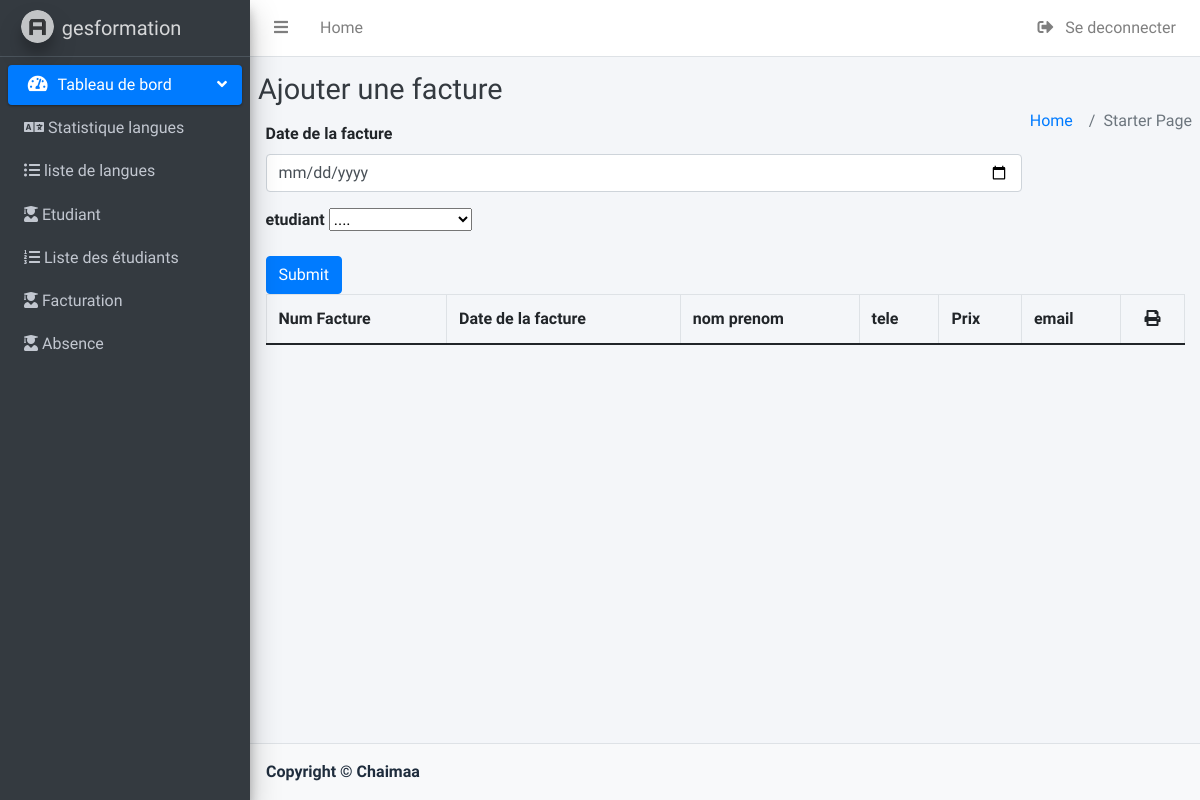
The app's page /facture/create.php (signed in), older data.
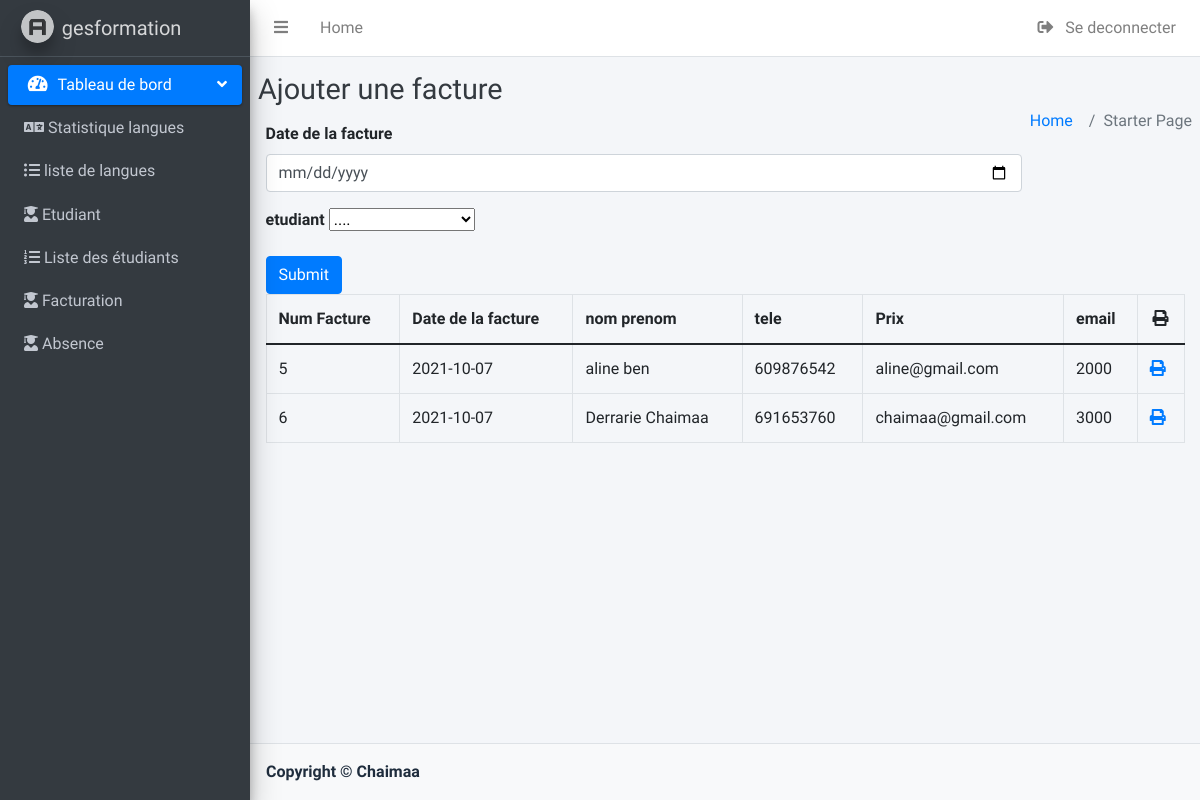
The same page, newer data.
### tables this page shows
CREATE TABLE `etudiant` (
  `id_etudiant` int(11) NOT NULL,
  `nom` varchar(220) NOT NULL,
  `prenom` varchar(220) NOT NULL,
  `adresse` varchar(220) NOT NULL,
  `tel` int(15) NOT NULL,
  `email` varchar(255) NOT NULL,
  `cin` varchar(255) NOT NULL
);

CREATE TABLE `facture` (
  `numero_fact` int(11) NOT NULL,
  `date` date NOT NULL,
  `id_etudiant` int(11) NOT NULL
);

CREATE TABLE `langues` (
  `id` int(11) NOT NULL,
  `nom_lang` varchar(220) NOT NULL,
  `lang_prix` int(11) NOT NULL
);

### facture/create.php (the view, shortened to what this page needs)
<?php
try {
    $cnx = connecter_db();
    $r = $cnx->prepare("select * from etudiant, inscris,langues, facture  where etudiant.id_etudiant=inscris.id_etudiant and inscris.id=langues.id and etudiant.id_etudiant=facture.id_etudiant");
    $r->execute();
    $facture =  $r->fetchAll();
} catch (PDOException $e) {
    echo "Erreur e selection des clients   " . $e->getMessage();
}
?>
<!DOCTYPE html>
<html lang="en">
<head>
    <link href="https://cdn.jsdelivr.net/npm/bootstrap@5.1.0/dist/css/bootstrap.min.css" rel="stylesheet">
    <link rel="stylesheet" href="../plugins/fontawesome-free/css/all.min.css">
    <link rel="stylesheet" href="../plugins/datatables-bs4/css/dataTables.bootstrap4.min.css">
    <link rel="stylesheet" href="../plugins/datatables-responsive/css/responsive.bootstrap4.min.css">
    <link rel="stylesheet" href="https://cdn.datatables.net/buttons/1.7.1/css/buttons.dataTables.min.css">
    <link rel="stylesheet" href="../dist/css/adminlte.min.css">
</head>
<body>
    <div class="wrapper">
        <?php
        include_once "header.php";
        ?>
        <div class="content-wrapper">
            <section class="content-header">
                <h1 class="m-0 text-dark">Ajouter une facture </h1>
                <ol class="breadcrumb float-sm-right">
                    <li class="breadcrumb-item"><a href="home.php">Home</a></li>
                    <li class="breadcrumb-item active">Starter Page</li>
                </ol>
            </section>
            <section class="content">
                <div class="row">
                    <div class="col-md-12 col-xs-12">
                        <form action="store.php" method="POST">
                            <div class="mb-3">
                                <label class="form-label">Date de la facture</label>
                                <input type="date" name="date_facture" id="date_facture" class="form-control" required>
                            </div>
                            <div class="mb-3">
                                <label class="form-label">etudiant</label>
                                <select  name="id_etudiant" id="id_etudiant" required>
                                    <option value="" selected>....</option>
                                </select>
                            </div>
                            <button type="submit" class="btn btn-primary">Submit</button>
                        </form>
                    </div>
                </div>
                <div class="col-md-12 col-xs-12">
                    <table class="table table-bordered" id="facture" widh="100">
                        <thead>
                            <tr>
                                <th scope="col">Num Facture</th>
                                <th scope="col">Date de la facture</th>
                                <th scope="col">nom prenom</th>
                                <th scope="col">tele</th>
                                <th scope="col">Prix</th>
                                <th scope="col">email</th>
                                <th class="text-center"><i class="fas fa-print"></i></th>
                            </tr>
                        </thead>
                        <tbody>
                            <?php
                            foreach ($facture as $ligne) {
                            ?>
                                <tr>
                                    <td scope="col"><?= $ligne['numero_fact'] ?></td>
                                    <td scope="col"><?= $ligne['date'] ?></td>
                                    <td scope="col"><?= $ligne['nom'] ?> <?= $ligne['prenom'] ?></td>
                                    <td scope="col"><?= $ligne['tel'] ?></td>
                                    <td scope="col"><?= $ligne['email'] ?></td>
                                    <td scope="col"><?= $ligne['lang_prix'] ?></td>
                                    <td scope="col"><a target="_blanck" href="print.php?numero_fact=<?= $ligne['numero_fact']; ?>"><i class="fa fa-print"></i> </a></td>
                                </tr>
                            <?php } ?>
                        </tbody>
                    </table>
                </div>
            </section>
        </div>
        <?php
        include_once "footer.php";
        ?>
    </div>
</body>

Row changes from the older to the newer data that the page shows:
added etudiant: facture.numero_fact "5", facture.date "2021-10-07", nom "aline", prenom "ben", tel "609876542", email "aline@gmail.com", langues.lang_prix "2000"
added etudiant: facture.numero_fact "6", facture.date "2021-10-07", nom "Derrarie", prenom "Chaimaa", tel "691653760", email "chaimaa@gmail.com", langues.lang_prix "3000"
